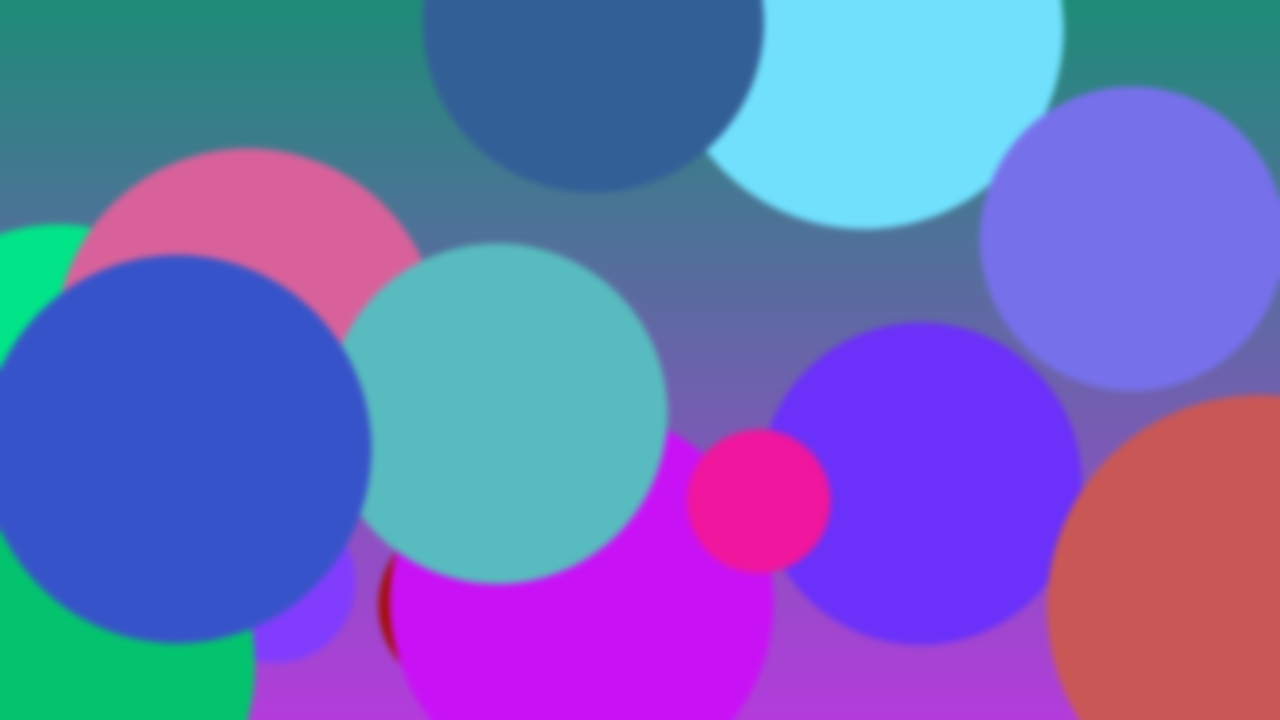
#> input picture tools/tests/art/bg_big_A_2560.jpg, 2560 x 1440 px (shown at 1/2 size)
$ python -i make_boot_art.py   (imports and definitions only)
#> lines starting #> are read from the running program, lines starting #| are printed output that depends on the picture; pictures that were not available may be replaced by others from this repository, and a replacement may not be noted
#!/usr/bin/env python3
"""The boot screen's name and the console's start-up pictures (needs Pillow).

  tools/make_boot_art.py name                      app/assets/icons_4k/name.png: "Stremio" as the boot
                                                   screen shows it (Inter SemiBold, 38 px on the 1920-wide
                                                   layout, letters 3 px apart, 72 % white), at 4K size
  tools/make_boot_art.py pictures <bootlight.png>  app/sce_sys/pic0-source.png and pic1-source.png: the
                                                   page's light (a picture of it, made by the preview
                                                   tool's `boot` scene), the logo and the name, 3840x2160,
                                                   exactly where the boot screen has them. Then
                                                   tools/make_dds.ps1 turns them into what the console reads.

The name is a picture so that it can be drawn from the first frame, before the fonts are loaded, and so that
the start-up pictures and the first frame of the boot screen are the same.
"""
import math
import os
import sys

from PIL import Image, ImageDraw, ImageFont

ROOT = os.path.normpath(os.path.join(os.path.dirname(__file__), ".."))
ICONS = os.path.join(ROOT, "app", "assets", "icons_4k")
SCENE_W, SCENE_H = 1920, 1080
CX, CY = 960.0, 470.0          # the logo's centre in the 1920x1080 layout
NAME_BASELINE = CY + 156.0     # where the name sits
SIZE, TRACKING = 76, 6         # 38 px and 3 px, at 4K
CANVAS_W, CANVAS_H, BASE = 700, 130, 90  # the picture of the name: its size, and the baseline in it (the name is
                                         # centred in it, so the app can draw it at a fixed size)


def name_image():
    font = ImageFont.truetype(os.path.join(ROOT, "app", "fonts", "Inter-SemiBold.ttf"), SIZE)
    word = "Stremio"
    advances = [font.getlength(c) for c in word]
    total = sum(advances) + TRACKING * (len(word) - 1)
    img = Image.new("RGBA", (CANVAS_W, CANVAS_H), (255, 255, 255, 0))
    layer = Image.new("L", (CANVAS_W, CANVAS_H), 0)
    draw = ImageDraw.Draw(layer)
    x = (CANVAS_W - total) / 2.0
    for c, a in zip(word, advances):
        draw.text((x, BASE), c, font=font, fill=255, anchor="ls")
        x += a + TRACKING
    alpha = layer.point(lambda v: int(v * 0.72))
    img.putalpha(alpha)
    return img


def make_name():
    img = name_image()
    img.save(os.path.join(ICONS, "name.png"), optimize=True)
    print("name.png", img.size)


def make_pictures(light_path):
#> called with light_path = 'tests/art/bg_big_A_2560.jpg'
    light = Image.open(light_path).convert("RGB").resize((2 * SCENE_W, 2 * SCENE_H), Image.LANCZOS)
    logo = Image.open(os.path.join(ICONS, "logo_xl.png")).convert("RGBA")  # 288 px = 144 px at 4K
    name = Image.open(os.path.join(ICONS, "name.png")).convert("RGBA")
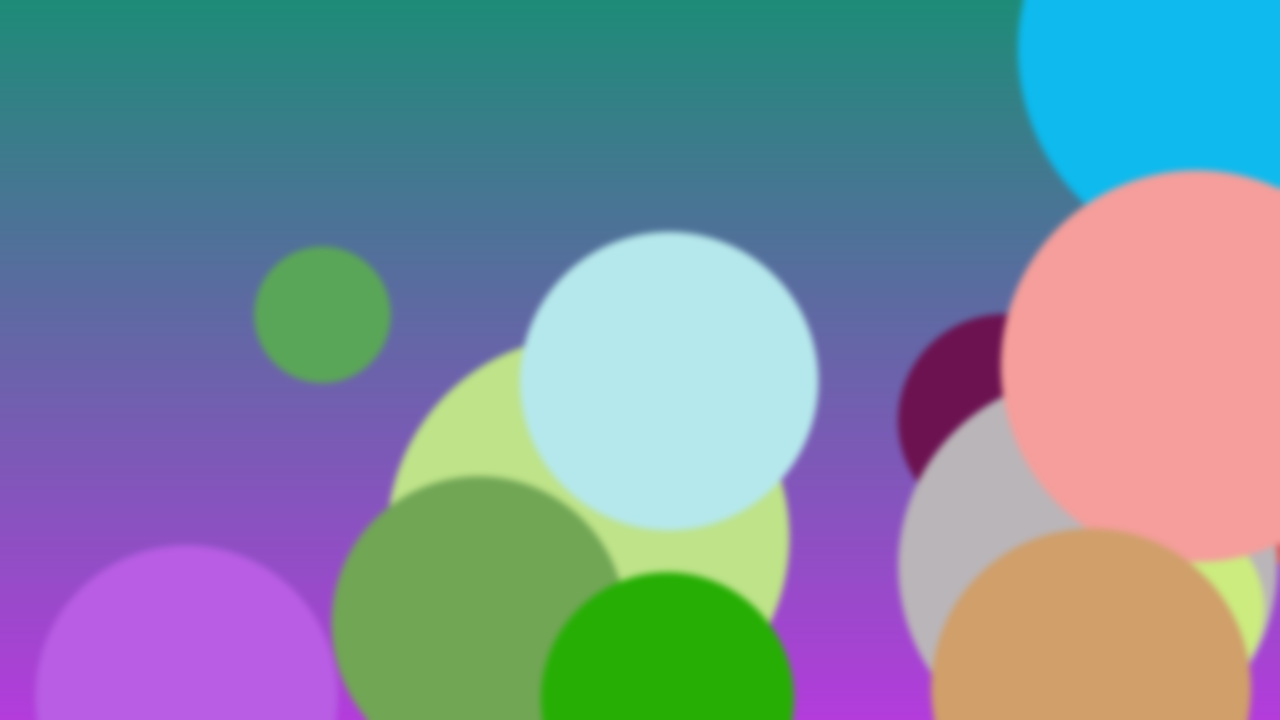
#> input picture tools/tests/art/bg_big_B_3840.jpg, 3840 x 2160 px, given in place of name.png, which was not available (shown at 1/3 size)
    light = light.convert("RGBA")
#> light: PIL image 3840x2160 RGBA
    light.alpha_composite(logo, (int(2 * CX - logo.width / 2), int(2 * CY - logo.height / 2)))
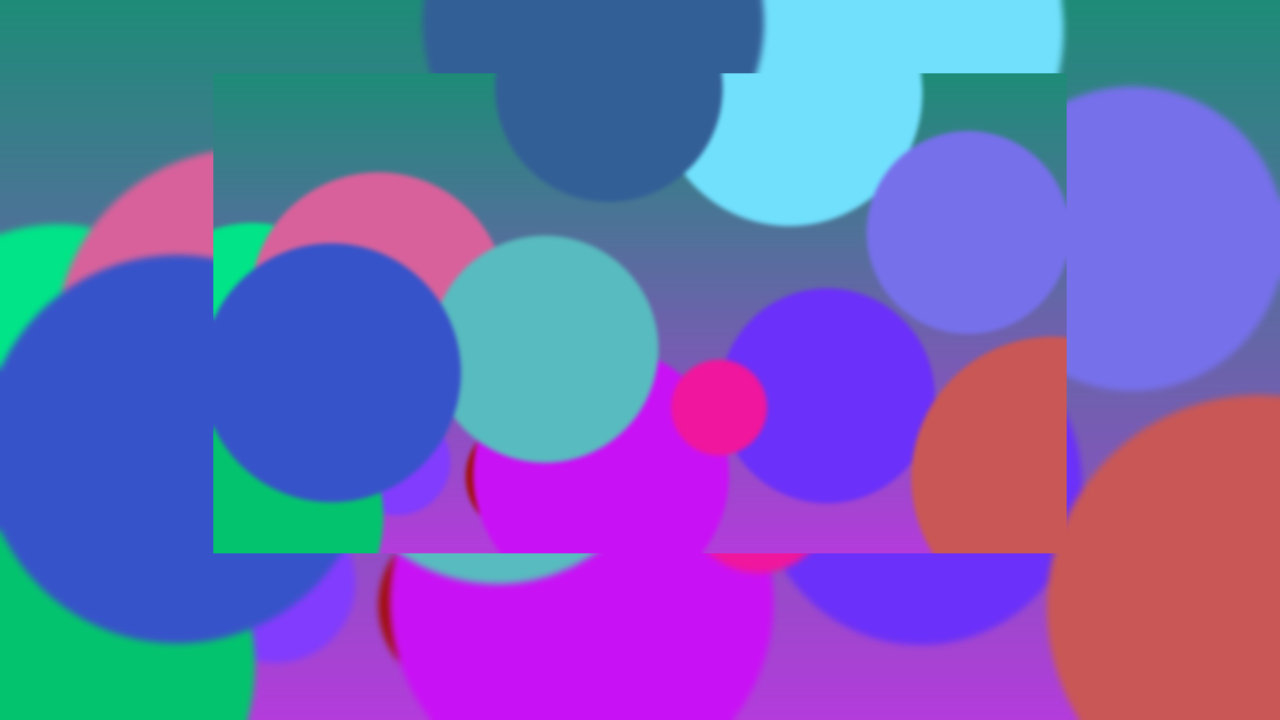
#> light: PIL image 3840x2160 RGBA (shown at 1/3 size); mean R, G, B, A 109.3, 103.4, 181.9, 255
    light.alpha_composite(name, (int(2 * CX - name.width / 2), int(2 * NAME_BASELINE - BASE)))
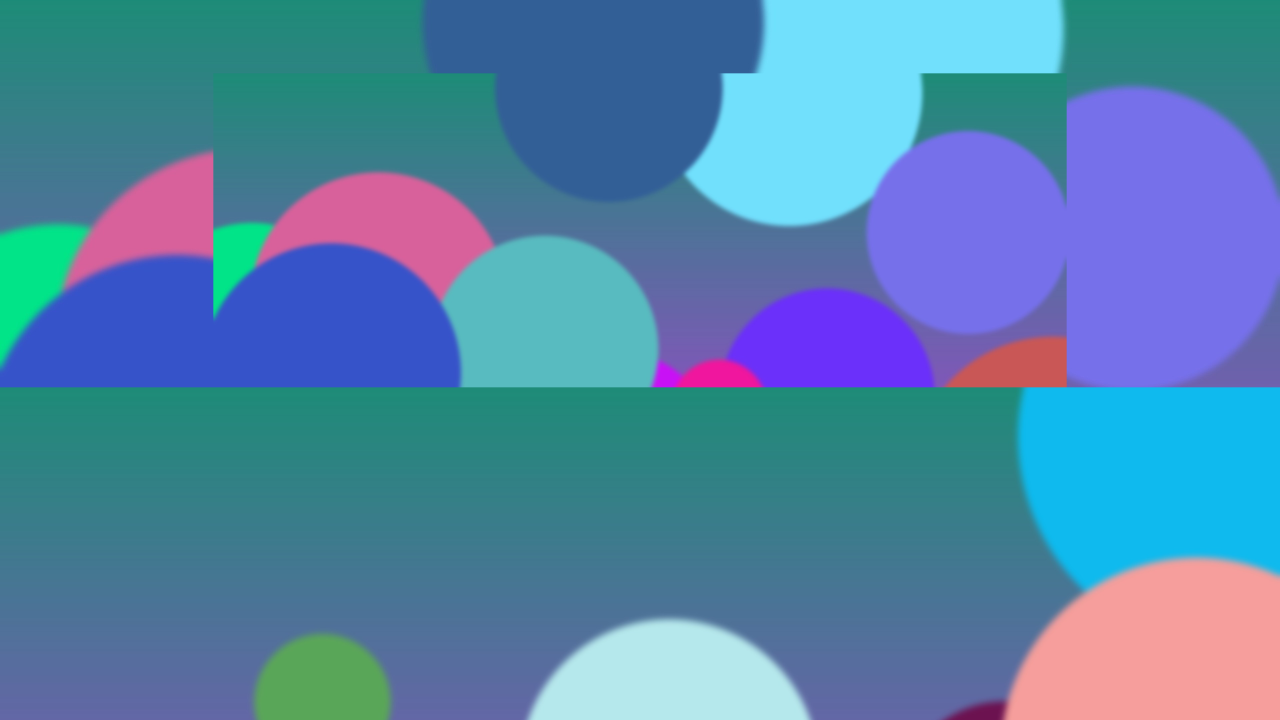
#> light: PIL image 3840x2160 RGBA (shown at 1/3 size); mean R, G, B, A 82.4, 131.6, 169.6, 255
    for n in ("pic0-source.png", "pic1-source.png"):
        light.convert("RGB").save(os.path.join(ROOT, "app", "sce_sys", n))
    print("pic0-source.png, pic1-source.png", light.size)
#| pic0-source.png, pic1-source.png (3840, 2160)


# [8 lines not run here, left out]

>>> result = make_pictures('tests/art/bg_big_A_2560.jpg')
